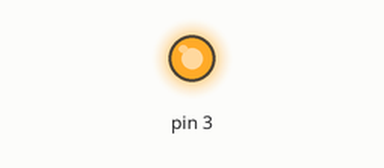
Recording of a program running on a simulated Raspberry Pi (header pin numbers). Shown: output pins drawn as LEDs (lit = HIGH). At 0.0 s the program stops and its outputs stay as they are.

Above: at 0.1 s.
Timing chart, 0 to 1.5 s (numbered marks = the images above):
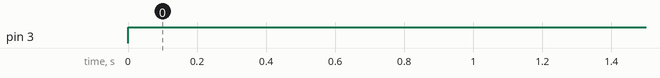

The program:

on.py
```python
#!/usr/bin/python
import sys
sys.path.append('storage/.kodi/addons/python.RPi.GPIO/lib')
sys.path.append('/storage/.kodi/addons/virtual.rpi-tools/lib/')
import RPi.GPIO as GPIO

GPIO.setmode(GPIO.BOARD)
GPIO.setup(3, GPIO.OUT)
GPIO.output(3, GPIO.HIGH)
```

Measured:
- by itself, pin 3: LOW → HIGH at 0.00 s
